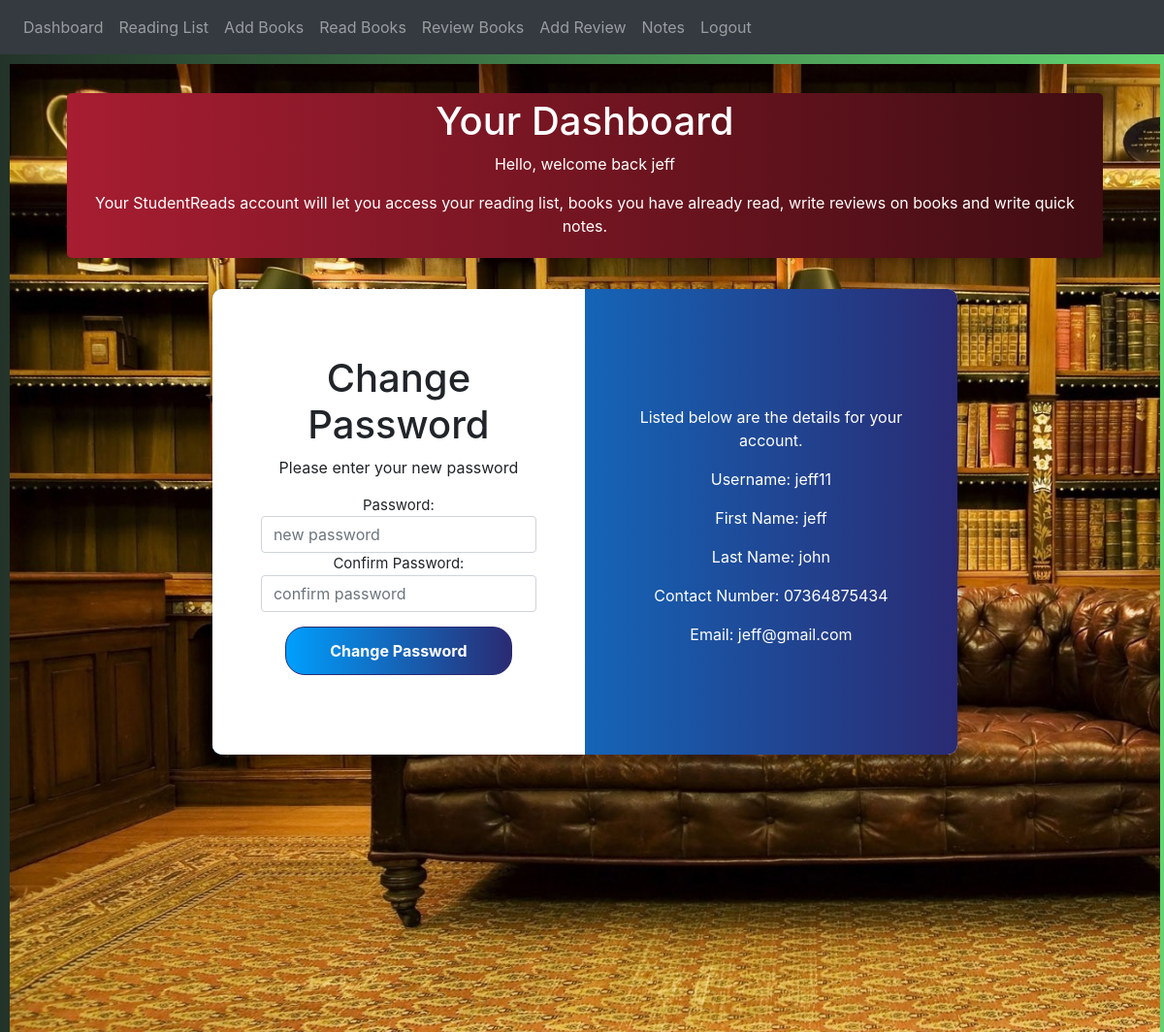
The page /Dashboard (signed in) on the database its author committed.
### app/models.py (models this page shows, shortened)
class Account(db.Model):
    id = db.Column(db.Integer, primary_key=True)
    username = db.Column(db.String(40), nullable=False)
    password = db.Column(db.String(40), nullable=False)
    first_name = db.Column(db.String(60), nullable=False)
    last_name = db.Column(db.String(60), nullable=False)
    number = db.Column(db.String(20), nullable=False)
    email = db.Column(db.String(100), nullable=False)
    books = db.relationship('Books', backref='account_book')
    reviews = db.relationship('Reviews', backref='account_rev')

### app/views.py (the view, shortened to what this page needs)
@app.route('/Dashboard', methods=['GET', 'POST'])
def Dashboard():
	logging.info('Dashboard page route request')
	form = PasswordForm() #Assigns the password change form
	assessment = models.Account.query.filter_by(username=session.get('username')).first() #Retrieves details on the user
	return render_template('Dashboard.html',
						   title='Dashboard Page',
						   assessment=assessment,
						   Dashboard=Dashboard,
						   form=form)

### app/forms.py
class PasswordForm(Form):
    password_change1 = PasswordField('password_change1', validators=[DataRequired()])
    password_change2 = PasswordField('password_change2', validators=[DataRequired()])

### app/templates/Dashboard.html (shortened to what this page needs)
{% extends "base2.html" %}
{% block content %}
  <div class="background-image">
    <div class="jumbotron">
      <h1>Your Dashboard</h1>
      <p>Hello, welcome back {{ assessment.first_name }}</p>
      <p>Your StudentReads account will let you access your reading list, books you have already read,
      write reviews on books and write quick notes.</p>
    </div>
    <div class="container" id="container">
      <div class="form-container container1">
        <form class="password-form" method="post" name="password_change">
          <h1>Change Password</h1>
          <p>Please enter your new password</p>
          <p id="form_p">Password:</p>
          {{ form.password_change1(class_='form-control', type="password", placeholder="new password") }}
          <p id="form_p">Confirm Password:</p>
          {{ form.password_change2(class_='form-control', type="password", placeholder="confirm password") }}
          <button type="submit">Change Password</button>
        </form>
      </div>
      <div class="overlay-container">
        <div class="overlay">
          <div class="overlay-panel overlay-right">
              <br>
              <br>
              <p>Listed below are the details for your account.</p>
              <p>Username: {{ assessment.username }}</p>
              <p>First Name: {{ assessment.first_name }}</p>
              <p>Last Name: {{ assessment.last_name }}</p>
              <p>Contact Number: {{ assessment.number }}</p>
              <p>Email: {{ assessment.email }}</p>
              <br/>
          </div>
        </div>
      </div>
    </div>
    <br>
  </div>
{% endblock %}

### app/static/style.css (style rules this page uses)
body { background-image: linear-gradient(to right, #233329, #63d471); }
.background-image { background-image: url("/static/back.jpg"); height: 100%; width: 98.82%; background-size: cover; position: absolute; }
.jumbotron { text-align: center; background: linear-gradient(to right, #a71d31, #3f0d12); padding: 5px; color: white; width: 90%; margin-left: 5%; margin-right: 5%; margin-top: 30px; }
button { border-radius: 20px; border: 1px solid #2a2a72; background: linear-gradient(to right, #009ffd, #2a2a72); color: white; font-size: 16px; font-weight: bold; padding: 12px 45px; margin: 15px; }
form { background-color: white; display: flex; align-items: center; justify-content: center; flex-direction: column; padding: 0 50px; height: 100%; text-align: center; }
.container { background-color: #fff; border-radius: 10px; box-shadow: 0 14px 28px rgba(0,0,0,0.25), 0 10px 10px rgba(0,0,0,0.22); position: relative; overflow: hidden; width: 768px; max-width: 100%; min-height: 480px; }
.form-container { position: absolute; top: 0; height: 100%; }
.container1 { left: 0; width: 50%; z-index: 2; }
.overlay-container { position: absolute; top: 0; left: 50%; width: 50%; height: 100%; }
.overlay { background: #FF416C; background: linear-gradient(to right, #009ffd, #2a2a72); background-repeat: no-repeat; background-size: cover; background-position: 0 0; color: #FFFFFF; position: relative; left: -100%; height: 100%; width: 200%; }
.overlay-panel { position: absolute; display: flex; align-items: center; justify-content: center; flex-direction: column; padding: 0 40px; text-align: center; top: 0; height: 100%; width: 50%; }
.overlay-right { right: 0; }
#form_p { font-size: 15px; margin-bottom: 0px; }

### rows shown on the page
Account: first_name "jeff", username "jeff11", last_name "john", number "07364875434", email "jeff@gmail.com"
